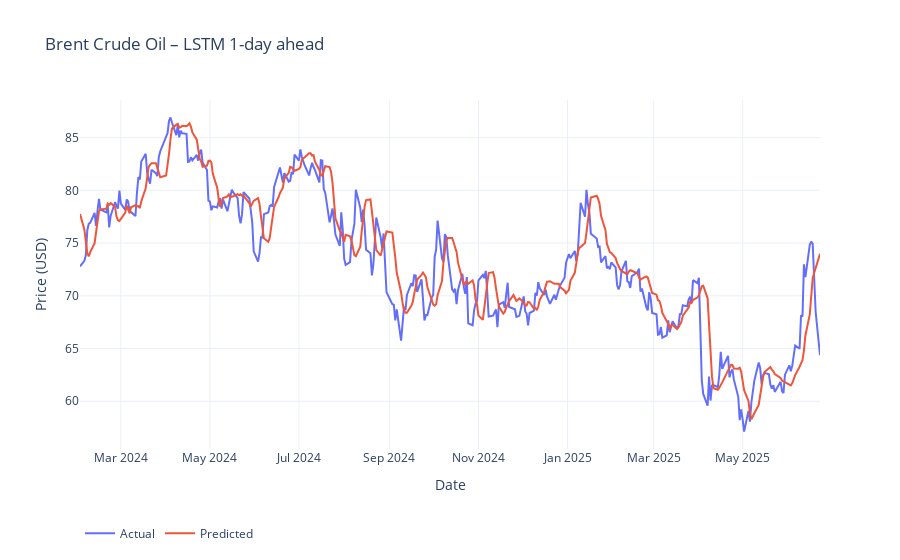

Notebook code cell kept with this figure:
### Markdown cell above
https://link.springer.com/article/10.1007/s44196-024-00640-3

### Code cell
# ───────────────────── 1. LIBRERIE ─────────────────────
import yfinance as yf
import pandas as pd
import numpy as np
import torch
import torch.nn as nn
from torch.utils.data import Dataset, DataLoader
from sklearn.preprocessing import StandardScaler
from sklearn.metrics import mean_squared_error, mean_absolute_error, r2_score, explained_variance_score
import plotly.graph_objects as go

# ───────────────────── 2. SEED & DEVICE ─────────────────────
SEED = 42
np.random.seed(SEED)
torch.manual_seed(SEED)
device = torch.device('cuda' if torch.cuda.is_available() else 'cpu')

# ───────────────────── 3. DOWNLOAD & PREPROCESSING ─────────────────────
df = (
    yf.download("CL=F", start="2011-06-13", end="2025-06-25")[['Close']]
      .rename(columns={'Close':'Price'})
      .dropna()
)

emb = (
    pd.read_csv('../Data/raw/embeddings_feature_news_embeddings_Word2Vec_HF_En.csv', parse_dates=['date'])
      .set_index('date')
      .reindex(df.index)
      .ffill().bfill()
)
sent = (
    pd.read_csv('../Data/raw/daily_sent.csv', parse_dates=['Date'])
      .set_index('Date')
      .reindex(df.index)
      .ffill().bfill()
)

df['SENT_1'] = emb['embedding_2d_1_mean']
df['SENT_2'] = emb['embedding_2d_2_mean']
df['cosine_sim']            = emb['cosine_sim']
df['drift']                 = emb['drift']
df['drift_velocity']        = emb['drift_velocity']
df['drift_velocity_diff']   = emb['drift_velocity_diff']
df['drift_acceleration']    = emb['drift_acceleration']
df['var_2d_1']              = emb['embedding_2d_1_var_daily']
df['var_2d_2']              = emb['embedding_2d_2_var_daily']
df['sentiment']             = sent['avg_score']

for lag in range(1,6):
    df[f'price_lag_{lag}'] = df['Price'].shift(lag)

HORIZON = 1
df['target'] = df['Price'].shift(-HORIZON)
df.dropna(inplace=True)

WINDOW = 5
feat_cols = [
    'Price','SENT_1','SENT_2',
    'cosine_sim','drift','drift_velocity','drift_velocity_diff','drift_acceleration',
    'var_2d_1','var_2d_2',
    'sentiment'
]

# ───────────────────── 4. SPLIT & SCALING ─────────────────────
n = len(df)
i1, i2 = int(n*0.8), int(n*0.9)
train_df, val_df, test_df = df.iloc[:i1], df.iloc[i1:i2], df.iloc[i2:]

sx = StandardScaler().fit(train_df[feat_cols])
sy = StandardScaler().fit(train_df[['target']])
for split in (train_df, val_df, test_df):
    split[feat_cols] = sx.transform(split[feat_cols])
    split['target']  = sy.transform(split[['target']])

# ───────────────────── 5. DATASET & DATALOADER ─────────────────────
class SeqDS(Dataset):
    def __init__(self, df):
        X, y = [], []
        for i in range(len(df)-WINDOW-HORIZON+1):
            X.append(df[feat_cols].iloc[i:i+WINDOW].values)
            y.append(df['target'].iloc[i+WINDOW+HORIZON-1])
        self.X = torch.tensor(np.stack(X), dtype=torch.float32)
        self.y = torch.tensor(y, dtype=torch.float32).unsqueeze(1)
    def __len__(self): return len(self.X)
    def __getitem__(self, idx): return self.X[idx], self.y[idx]

train_dl = DataLoader(SeqDS(train_df), batch_size=32, shuffle=True)
val_dl   = DataLoader(SeqDS(val_df),   batch_size=32)
test_dl  = DataLoader(SeqDS(test_df),  batch_size=32)

# ───────────────────── 6. MODELLO: LSTM UNIDIREZIONALE ─────────────────────
class LSTMForecast(nn.Module):
    def __init__(self, n_in, hidden=64, layers=2, drop=0.2):
        super().__init__()
        self.lstm = nn.LSTM(
            input_size=n_in,
            hidden_size=hidden,
            num_layers=layers,
            batch_first=True,
            dropout=drop
        )
        self.fc = nn.Linear(hidden, 1)
    def forward(self, x):
        # out: (batch, seq_len, hidden)
        out, _ = self.lstm(x)
        # prendo l'ultimo time‐step
        last = out[:, -1, :]
        return self.fc(last)

model   = LSTMForecast(len(feat_cols)).to(device)
opt     = torch.optim.AdamW(model.parameters(), lr=1e-3)
loss_fn = nn.MSELoss()

# ───────────────────── 7. TRAIN + EARLY STOPPING ─────────────────────
best_val, wait, patience = float('inf'), 0, 3
for epoch in range(1,51):
    model.train()
    train_loss = 0
    for xb,yb in train_dl:
        xb,yb = xb.to(device), yb.to(device)
        opt.zero_grad()
        loss = loss_fn(model(xb), yb)
        loss.backward()
        opt.step()
        train_loss += loss.item() * xb.size(0)
    train_loss /= len(train_dl.dataset)

    model.eval()
    val_loss = 0
    with torch.no_grad():
        for xb,yb in val_dl:
            xb,yb = xb.to(device), yb.to(device)
            val_loss += loss_fn(model(xb), yb).item() * xb.size(0)
    val_loss /= len(val_dl.dataset)

    print(f"Epoch {epoch:02d} — Train MSE: {train_loss:.5f}, Val MSE: {val_loss:.5f}")
    if val_loss < best_val:
        best_val, wait = val_loss, 0
        torch.save(model.state_dict(), 'best_lstm.pt')
    else:
        wait += 1
        if wait >= patience:
            print("Early stopping")
            break

model.load_state_dict(torch.load('best_lstm.pt'))

# ───────────────────── 8. TEST & METRICHE ─────────────────────
model.eval()
preds, ys = [], []
with torch.no_grad():
    for xb,yb in test_dl:
        xb = xb.to(device)
        out = model(xb).cpu().numpy().flatten()
        preds.extend(out); ys.extend(yb.numpy().flatten())

preds = sy.inverse_transform(np.array(preds).reshape(-1,1)).flatten()
ys    = sy.inverse_transform(np.array(ys   ).reshape(-1,1)).flatten()

print("RMSE:", np.sqrt(mean_squared_error(ys,preds)))
print("MAE :", mean_absolute_error(ys,preds))
print("R²  :", r2_score(ys,preds))
print("Explained Var:", explained_variance_score(ys,preds))

# ───────────────────── 9. PLOT (date reali) ─────────────────────
dates = test_df.index[WINDOW + np.arange(len(preds))]
fig = go.Figure([
    go.Scatter(x=dates, y=ys,   mode='lines', name='Actual'),
    go.Scatter(x=dates, y=preds, mode='lines', name='Predicted'),
])
fig.update_layout(
    title="Brent Crude Oil – LSTM 1-day ahead",
    xaxis_title="Date", yaxis_title="Price (USD)",
    template="plotly_white",
    legend=dict(orientation='h', y=-0.2)
)
fig.show()

### Figure 1 — Plotly figure (JSON) as saved in the notebook; plotly's stock layout.template omitted (floating-point values rounded to 4 significant figures; data arrays with more than 128 entries replaced by an {"elided": "..."} marker saying what was removed)
{"data": [{"mode": "lines", "name": "Actual", "type": "scatter", "x": {"elided": "348 str values"}, "y": {"elided": "348 float values"}}, {"mode": "lines", "name": "Predicted", "type": "scatter", "x": {"elided": "348 str values"}, "y": {"elided": "348 float values"}}], "layout": {"legend": {"orientation": "h", "y": -0.2}, "title": {"text": "Brent Crude Oil – LSTM 1-day ahead"}, "xaxis": {"title": {"text": "Date"}}, "yaxis": {"title": {"text": "Price (USD)"}}}}
